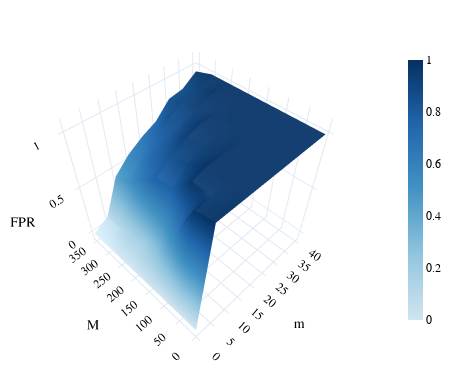

The notebook cell this image was saved under:
### Code cell
custom_colorscale = [
    [0, 'rgb(209, 229, 240)'],
    [0.25, 'rgb(146, 197, 222)'],
    [0.5, 'rgb(67, 147, 195)'],
    [0.75, 'rgb(33, 102, 172)'],
    [1, 'rgb(5, 48, 97)'],
]
fig = go.Figure(data=[go.Surface(z=df_fpr, x=x, y=y, colorscale =custom_colorscale, 
                                 colorbar=dict(lenmode='fraction', len=0.8, thickness=15), 
                                cmin=0, cmax=1
                                 )])


camera = dict(
    up=dict(x=0, y=0, z=1),
    center=dict(x=0, y=0, z=0),
    eye=dict(x=1.2, y=1.2, z=1.8)
)

fig.update_layout(
                    # title='FPR', 
                    autosize=False, template='plotly_white',
                    width=450, height=380,
                    font=dict(
                        family="Arial",
                        size=12,
                        color="black"
                    ),
                    scene_camera=camera,
                    margin=dict(l=2, r=20, b=15, t=15),
                    title_xref="paper",
                    title_y=0.05,
                    title_x=0.5,
                    scene=dict(
                        xaxis=dict(title='m', range=[-0.1, 41]),
                        yaxis=dict(title='M', range=[-0.1, 381]),
                        zaxis=dict(title='FPR', range=[-0.1, 1.1])
                    )
                )
fig.update_scenes(xaxis_autorange="reversed", yaxis_autorange="reversed")
fig.write_image(f"images/fpr_vs_fb_period_vs_window_sizes.png",scale=4, width=450, height=380)
fig.show()

### Figure 1 — Plotly figure (JSON) as saved in the notebook; plotly's stock layout.template omitted (floating-point values rounded to 4 significant figures)
{"data": [{"cmax": 1, "cmin": 0, "colorbar": {"len": 0.8, "lenmode": "fraction", "thickness": 15}, "colorscale": [[0, "rgb(209, 229, 240)"], [0.25, "rgb(146, 197, 222)"], [0.5, "rgb(67, 147, 195)"], [0.75, "rgb(33, 102, 172)"], [1, "rgb(5, 48, 97)"]], "type": "surface", "x": [0, 5, 10, 15, 20, 25, 30, 35, 40], "y": [0, 50, 100, 150, 200, 250, 300, 350], "z": [[0, 1, 1, 1, 1, 1, 1, 1, 1], [0, 0.963, 0.963, 1, 1, 1, 1, 1, 1], [0, 0.5741, 0.963, 1, 1, 1, 1, 1, 1], [0, 0.3333, 0.7778, 0.9074, 0.963, 0.9815, 1, 1, 1], [0, 0.1957, 0.7609, 0.8478, 0.9348, 0.9783, 0.9783, 1, 1], [0, 0.1739, 0.6304, 0.7609, 0.8261, 0.8913, 0.9565, 1, 1], [0, 0.1087, 0.5, 0.6304, 0.7391, 0.8478, 0.913, 0.9348, 1], [0, 0.08696, 0.4348, 0.5652, 0.6522, 0.7174, 0.8478, 0.8696, 0.9565]]}], "layout": {"autosize": false, "font": {"color": "black", "family": "Arial", "size": 12}, "height": 380, "margin": {"b": 15, "l": 2, "r": 20, "t": 15}, "scene": {"camera": {"center": {"x": 0, "y": 0, "z": 0}, "eye": {"x": 1.2, "y": 1.2, "z": 1.8}, "up": {"x": 0, "y": 0, "z": 1}}, "xaxis": {"autorange": "reversed", "range": [-0.1, 41], "title": {"text": "m"}}, "yaxis": {"autorange": "reversed", "range": [-0.1, 381], "title": {"text": "M"}}, "zaxis": {"range": [-0.1, 1.1], "title": {"text": "FPR"}}}, "title": {"x": 0.5, "xref": "paper", "y": 0.05}, "width": 450}}
